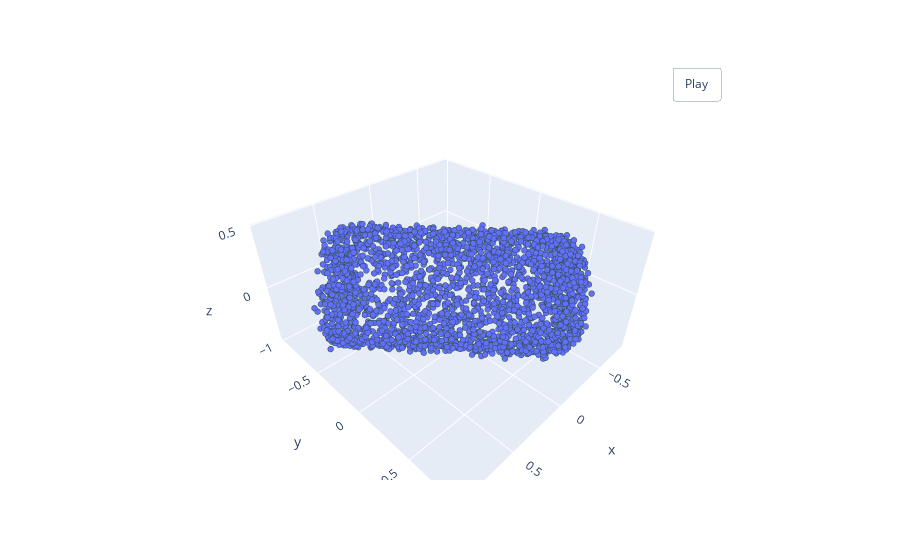

Notebook code for this chart:
### Code cell
rot_pointcloud = RandRotation_z()(norm_pointcloud)
noisy_rot_pointcloud = RandomNoise()(rot_pointcloud)
pcshow(*noisy_rot_pointcloud.T)

### Figure 1 — Plotly figure (JSON) as saved in the notebook; plotly's stock layout.template omitted (floating-point values rounded to 4 significant figures; data arrays with more than 128 entries replaced by an {"elided": "..."} marker saying what was removed)
{"data": [{"marker": {"line": {"color": "DarkSlateGrey", "width": 2}, "size": 2}, "mode": "markers", "type": "scatter3d", "x": {"elided": "3000 float values"}, "y": {"elided": "3000 float values"}, "z": {"elided": "3000 float values"}}], "layout": {"updatemenus": [{"buttons": [{"args": [null, {"frame": {"duration": 50, "redraw": true}, "fromcurrent": true, "mode": "immediate", "transition": {"duration": 0}}], "label": "Play", "method": "animate"}], "pad": {"r": 10, "t": 45}, "showactive": false, "type": "buttons", "x": 0.8, "xanchor": "left", "y": 1, "yanchor": "bottom"}]}}
